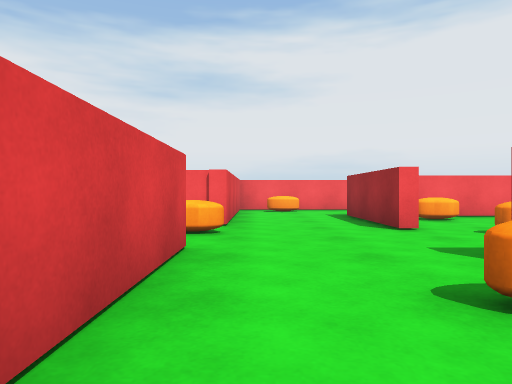
View 1 (above)

18 first-person views from a walk through a Unity game level. The camera is 0.62 m above the floor, looks level and sees 70° across. The floor is counted in squares, 1 m on a side. Each view is taken from the middle of a square. On the plan, view 1 faces up. The plan holds only what a view shows up to about 10 squares ahead; the rest is blank. The player is left out.

View 2
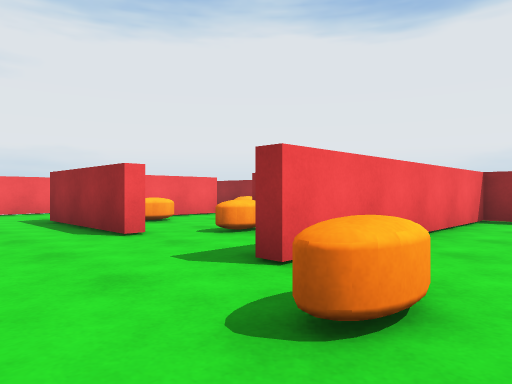

View 3
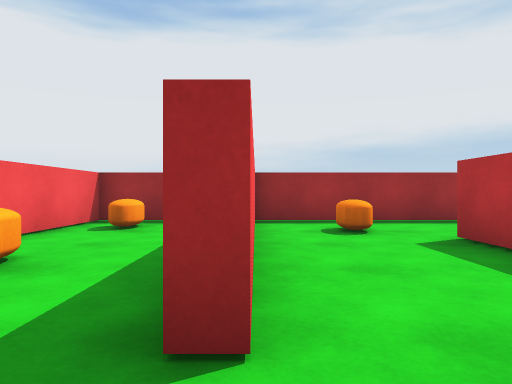

View 4
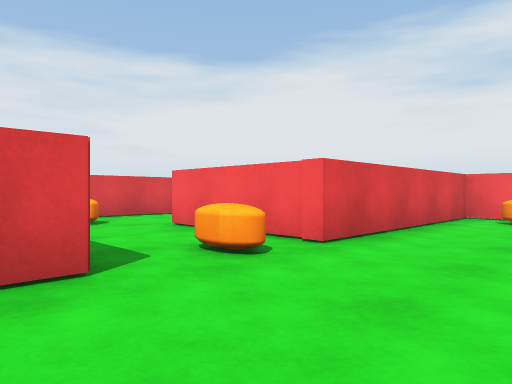

View 5
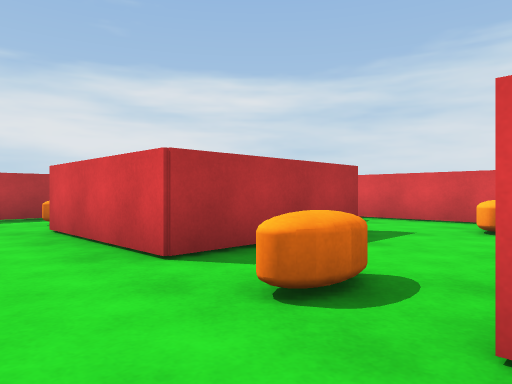

View 6
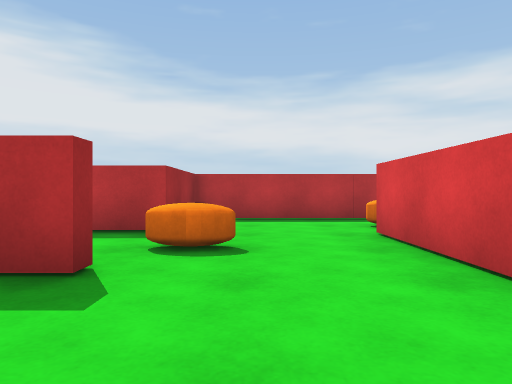

View 7
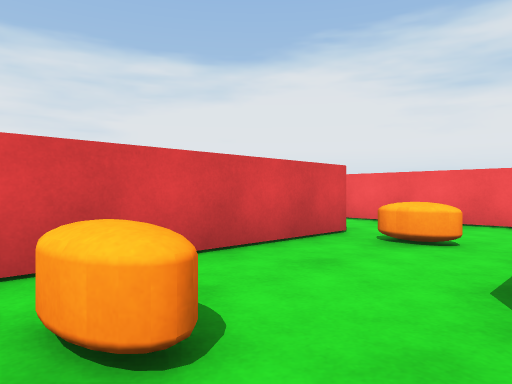

View 8
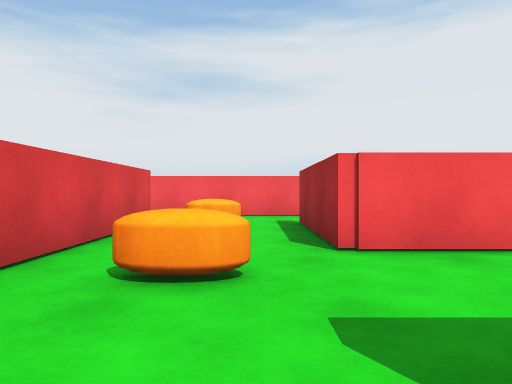

View 9
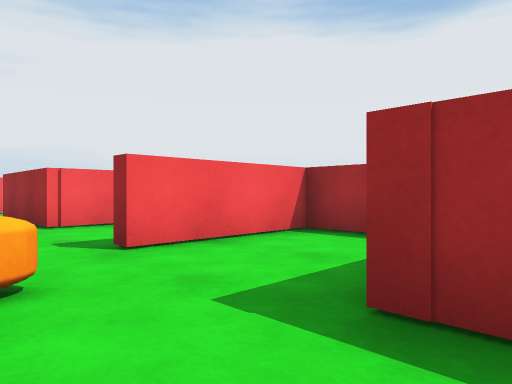

View 10
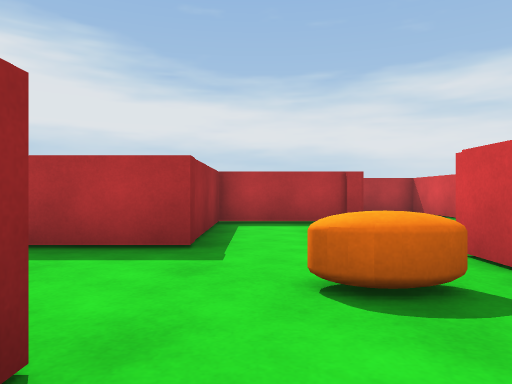

View 11
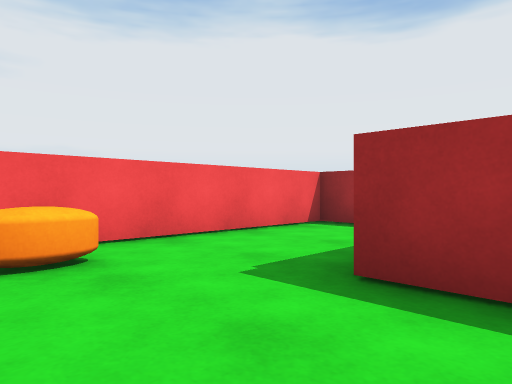

View 12
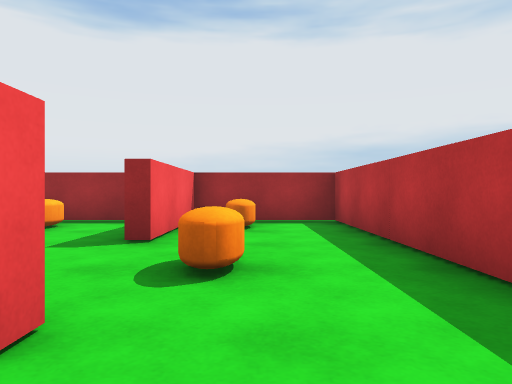

View 13
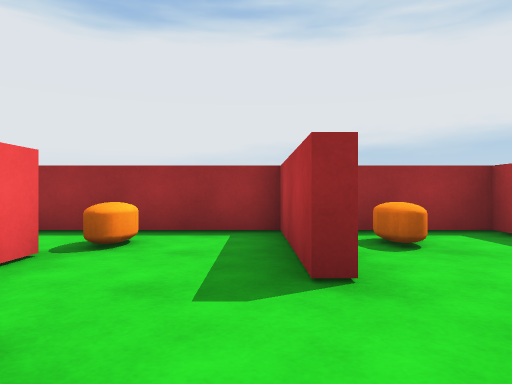

View 14
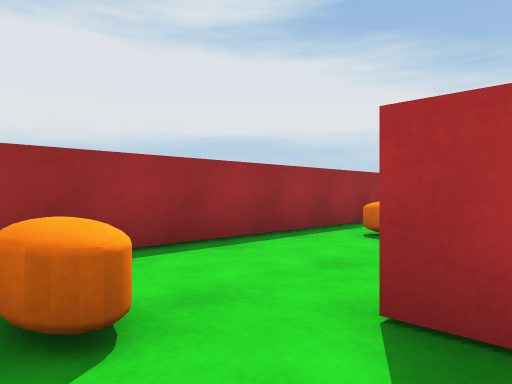

View 15
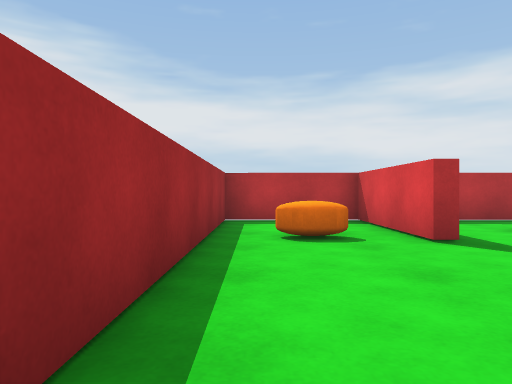

View 16
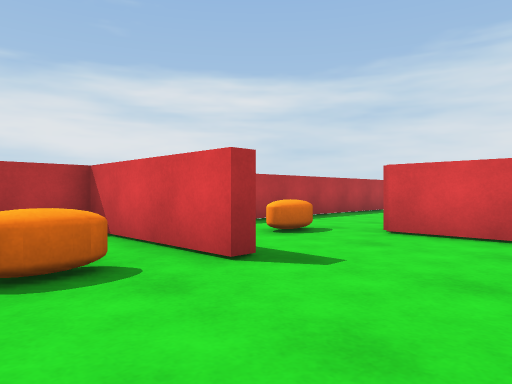

View 17
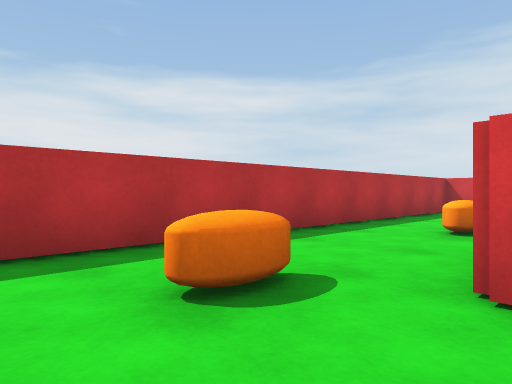

View 18
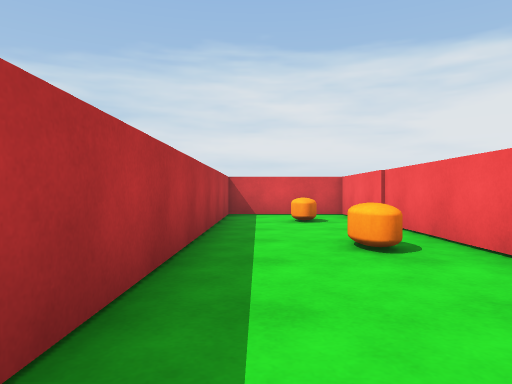

### Floor plan
Points are (right, up) in squares from view 1. A wall is a line through its corners. A room is listed if a view was taken in it or the views show most of it. See-through windows are left out.
Room 1 (views 1, 2, 3, 4, 5, 6, 7, 10, 11, 12, 13, 14, 15, 16)
walls: (2.8, 6) (2.3, 6) (2.3, 9.4); (2.2, 3.3) (8.7, 3.3) (8.7, 6.3) (5.5, 6.3); (5.5, 6.6) (6.5, 6.6); (-4.3, 3.7) (-4.3, 4.1) (-0.8, 4.1) (-0.8, 0.6); (6.5, 9.1) (4, 9.1); (-1.8, -2.3) (2.3, -2.3) (2.3, 0.3) (5.9, 0.3); (6.2, 11.5) (6.2, 12.4) (-0.5, 12.4) (-0.5, 6.8) (-4.3, 6.8) (-4.3, 10.2); (5.4, -2.5) (5.8, -2.5) (5.8, -5.8) (8.7, -5.8) (8.7, 3) (2.2, 3); (-3.8, 12.4) (-8.5, 12.5); (-7, 10.1) (-7, 3.4)
ways out: opening at (-5.5, 4) to room 2; opening at (6, -1.5) to room 4; opening at (7, 8)
objects: other object (-6, 6) to (-5, 6); other object (-6, 9) to (-5, 10); other object (-2, -1) to (-1, -1); other object (-1, 6); other object (1, 2) to (2, 2); other object (1, 11); other object (4, 5); other object (4, 8); other object (7, -3); other object (7, 1); other object (7, 5) to (8, 5)
Room 2 (view 8)
walls: (-4.3, 0.9) (-2.4, 0.9); (-1.1, 2.6) (-1.1, 3.7) (-4.3, 3.7); (-7, 3.4) (-7, 1.4)
ways out: opening at (-5.5, 4) to room 1; opening at (-5.5, 1) to room 3
objects: other object (-6, 3)
Room 3 (view 9)
walls: (-7.2, -2.3) (-4.3, -2.3) (-4.3, 0.9)
ways out: opening at (-5.5, 1) to room 2
Room 4 (views 17, 18)
walls: (-0.4, -2.6) (-6.8, -2.6) (-6.8, -5.7) (4.4, -5.8); (2.7, -0.9) (2.7, -2.6)
ways out: opening at (6, -1.5) to room 1
objects: other object (-5, -4); other object (-1, -4); other object (3, -4) to (4, -4)

Where each view was taken, in squares from view 1:
view 1: 0 up, 0 right, facing up
view 2: 1 up, 0 right, facing up-right
view 3: 3 up, 1 right, facing right
view 4: 3 up, 2 right, facing up-left
view 5: 7 up, 1 right, facing down-left
view 6: 6 up, 1 right, facing down
view 7: 5 up, 4 left, facing up-left
view 8: 3 up, 5 left, facing up
view 9: 0 up, 6 left, facing up-right
view 10: 5 up, 5 left, facing down
view 11: 8 up, 0 right, facing up-right
view 12: 5 up, 1 right, facing right
view 13: 7 up, 3 right, facing right
view 14: 2 up, 5 right, facing down-right
view 15: 2 up, 8 right, facing down
view 16: 0 up, 8 right, facing down-left
view 17: 2 down, 5 right, facing down-left
view 18: 5 down, 3 right, facing left
